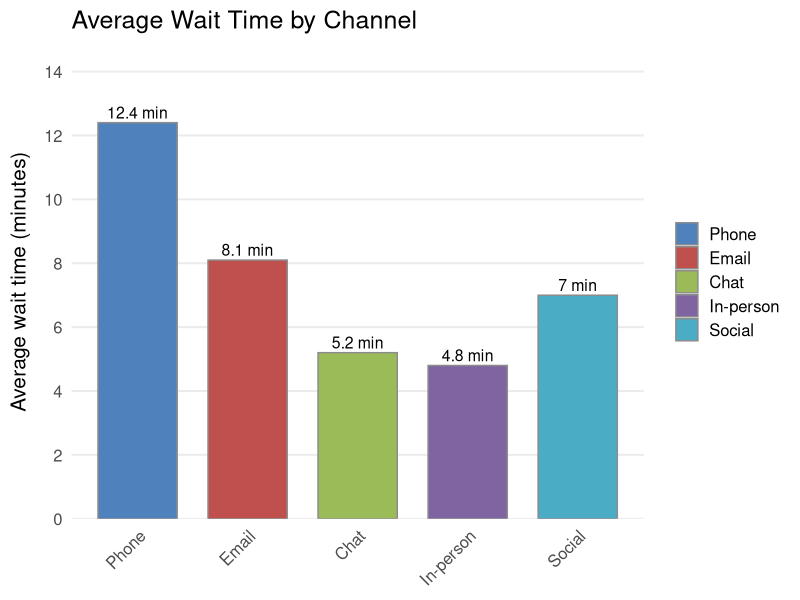
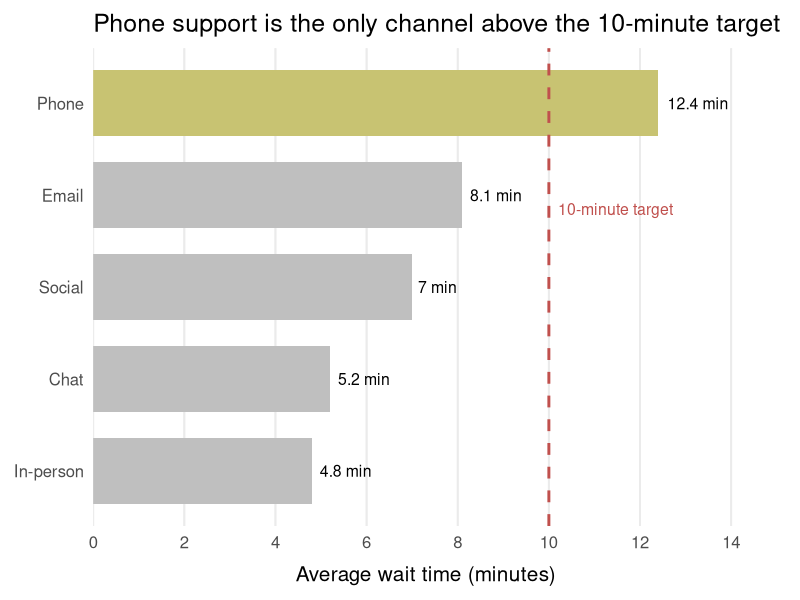
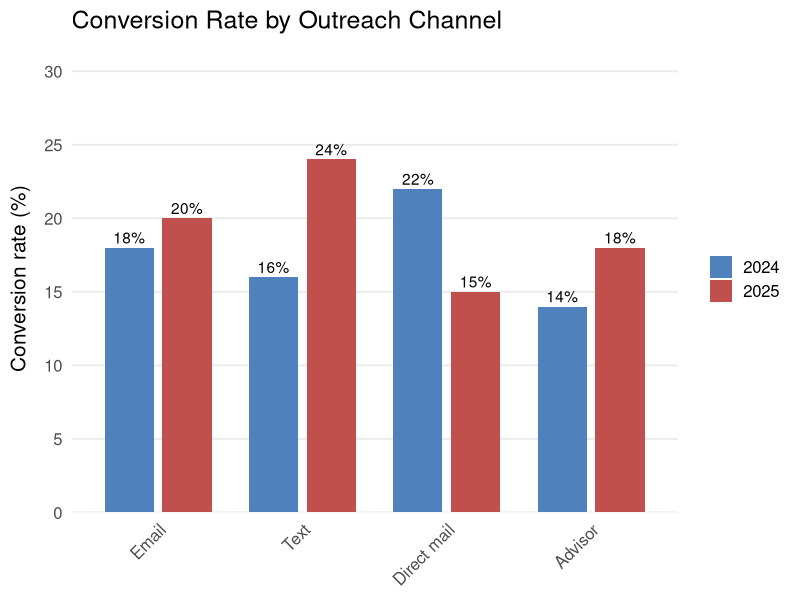
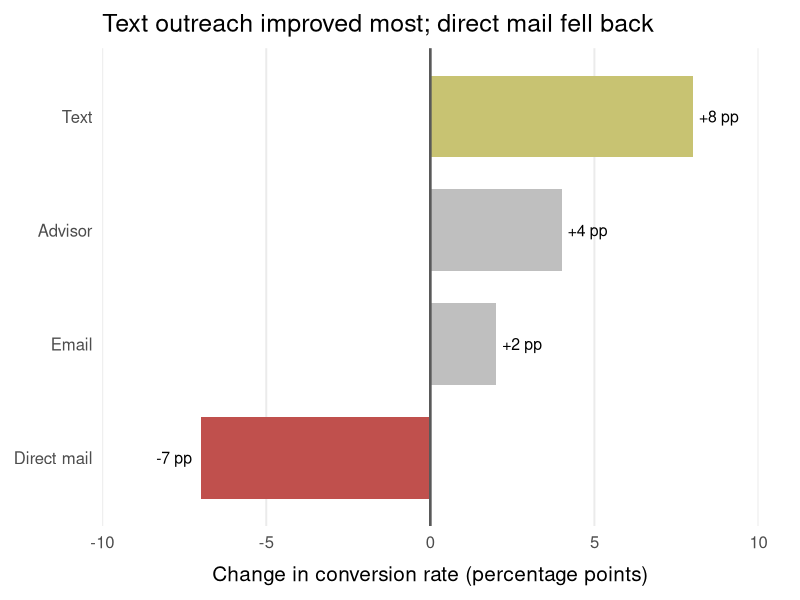

The R source for these figures, in order:
## ---- chunk 1
#| echo: false
#| include: false

library(ggplot2)

story_theme <- theme_minimal(base_size = 15) +
  theme(
    plot.background = element_rect(fill = "white", color = NA),
    panel.background = element_rect(fill = "white", color = NA),
    panel.grid.minor = element_blank(),
    legend.title = element_blank(),
    axis.title.x = element_text(margin = margin(t = 10)),
    axis.title.y = element_text(margin = margin(r = 10))
  )
## ---- chunk 2
#| echo: false
#| warning: false
#| message: false
#| fig-width: 8
#| fig-height: 4.8

channels <- c("Phone", "Email", "Chat", "In-person", "Social")
wait <- c(12.4, 8.1, 5.2, 4.8, 7.0)
df <- data.frame(
  channel = factor(channels, levels = channels),
  wait = wait
)

ggplot(df, aes(x = channel, y = wait, fill = channel)) +
  geom_col(width = 0.72, color = "gray55") +
  geom_text(aes(label = paste0(wait, " min")), vjust = -0.35, size = 4) +
  scale_fill_manual(
    values = c(
      "Phone" = "#4F81BD",
      "Email" = "#C0504D",
      "Chat" = "#9BBB59",
      "In-person" = "#8064A2",
      "Social" = "#4BACC6"
    )
  ) +
  scale_y_continuous(
    limits = c(0, 14),
    breaks = seq(0, 14, 2),
    expand = expansion(mult = c(0, 0.06))
  ) +
  labs(
    title = "Average Wait Time by Channel",
    x = NULL,
    y = "Average wait time (minutes)"
  ) +
  story_theme +
  theme(
    axis.text.x = element_text(angle = 45, hjust = 1),
    panel.grid.major.x = element_blank(),
    legend.position = "right"
  )
## ---- chunk 3
#| echo: false
#| warning: false
#| message: false
#| fig-width: 8
#| fig-height: 4.8

channels <- c("Phone", "Email", "Social", "Chat", "In-person")
wait <- c(12.4, 8.1, 7.0, 5.2, 4.8)
df <- data.frame(
  channel = factor(channels, levels = rev(channels)),
  wait = wait,
  highlight = ifelse(channels == "Phone", "Highlight", "Other")
)

ggplot(df, aes(x = channel, y = wait, fill = highlight)) +
  geom_hline(yintercept = seq(0, 14, 2), color = "gray92") +  
  geom_col(width = 0.72, color = NA, show.legend = FALSE) +
  geom_hline(yintercept = 10, color = "#C0504D", linewidth = 1, linetype = "dashed") +
  geom_text(aes(label = paste0(wait, " min")), hjust = -0.15, size = 4) +
  annotate(
    "text",
    x = 3.85,
    y = 10.2,
    label = "10-minute target",
    color = "#C0504D",
    hjust = 0,
    size = 4
  ) +
  scale_fill_manual(values = c("Highlight" = "#C8C372", "Other" = "gray75")) +
  scale_y_continuous(
    limits = c(0, 14.6),
    breaks = seq(0, 14, 2),
    expand = expansion(mult = c(0, 0))
  ) +
  coord_flip() +
  labs(
    title = "Phone support is the only channel above the 10-minute target",
    x = NULL,
    y = "Average wait time (minutes)"
  ) +
  story_theme +
  theme(
    panel.grid.major.y = element_blank(),
    plot.margin = margin(10, 30, 10, 10)
  )
## ---- chunk 4
#| echo: false
#| warning: false
#| message: false
#| fig-width: 8
#| fig-height: 4.8

channels <- c("Email", "Text", "Direct mail", "Advisor")
df <- data.frame(
  channel = rep(channels, each = 2),
  year = rep(c("2024", "2025"), times = length(channels)),
  rate = c(18, 20, 16, 24, 22, 15, 14, 18)
)
df$channel <- factor(df$channel, levels = channels)
df$year <- factor(df$year, levels = c("2024", "2025"))

ggplot(df, aes(x = channel, y = rate, fill = year)) +
  geom_col(position = position_dodge(width = 0.8), width = 0.68) +
  geom_text(
    aes(label = paste0(rate, "%")),
    position = position_dodge(width = 0.8),
    vjust = -0.35,
    size = 3.9
  ) +
  scale_fill_manual(values = c("2024" = "#4F81BD", "2025" = "#C0504D")) +
  scale_y_continuous(
    limits = c(0, 30),
    breaks = seq(0, 30, 5),
    expand = expansion(mult = c(0, 0.06))
  ) +
  labs(
    title = "Conversion Rate by Outreach Channel",
    x = NULL,
    y = "Conversion rate (%)"
  ) +
  story_theme +
  theme(
    axis.text.x = element_text(angle = 45, hjust = 1),
    panel.grid.major.x = element_blank(),
    legend.position = "right"
  )
## ---- chunk 5
#| echo: false
#| warning: false
#| message: false
#| fig-width: 8
#| fig-height: 4.8

channels <- c("Text", "Advisor", "Email", "Direct mail")
change <- c(8, 4, 2, -7)
df <- data.frame(
  channel = factor(channels, levels = rev(channels)),
  change = change,
  status = c("Highlight", "Other", "Other", "Decline"),
  label = ifelse(change >= 0, paste0("+", change, " pp"), paste0(change, " pp"))
)

ggplot(df, aes(x = channel, y = change, fill = status)) +
  geom_col(width = 0.72, color = NA, show.legend = FALSE) +
  geom_hline(yintercept = 0, color = "gray35", linewidth = 0.9) +
  geom_text(
    aes(y = ifelse(change >= 0, change + 0.8, change - 0.8), label = label),
    size = 4
  ) +
  scale_fill_manual(
    values = c("Highlight" = "#C8C372", "Other" = "gray75", "Decline" = "#C0504D")
  ) +
  scale_y_continuous(
    limits = c(-10, 10),
    breaks = seq(-10, 10, 5),
    expand = expansion(mult = c(0, 0))
  ) +
  coord_flip() +
  labs(
    title = "Text outreach improved most; direct mail fell back",
    x = NULL,
    y = "Change in conversion rate (percentage points)"
  ) +
  story_theme +
  theme(
    panel.grid.major.y = element_blank(),
    plot.margin = margin(10, 30, 10, 10)
  )
